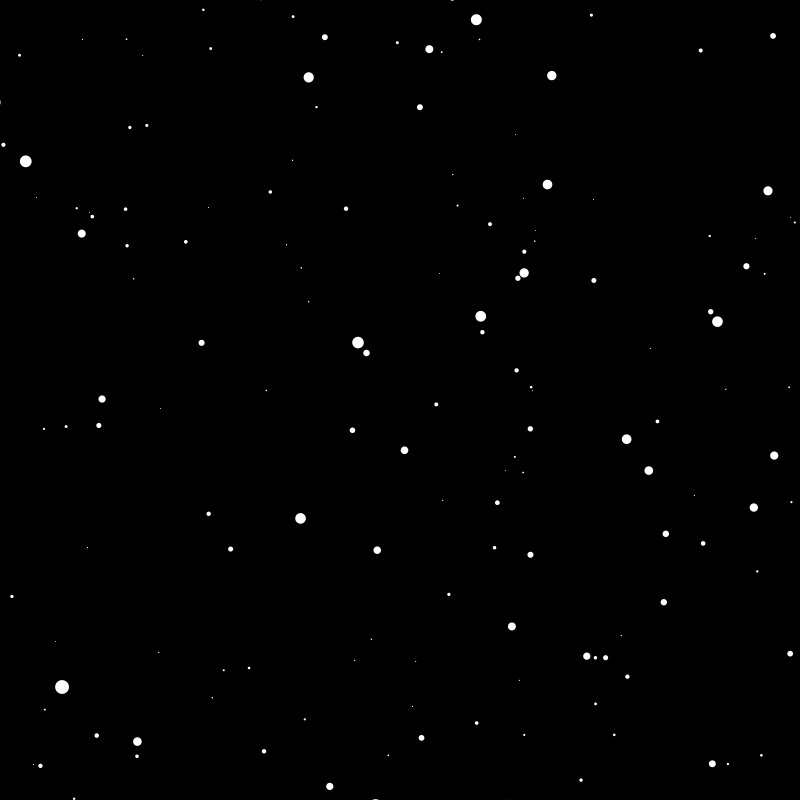
Frame 1 (no input)
Frame 60 (the mouse pressed at the canvas centre just before this capture): identical to frame 1, image omitted
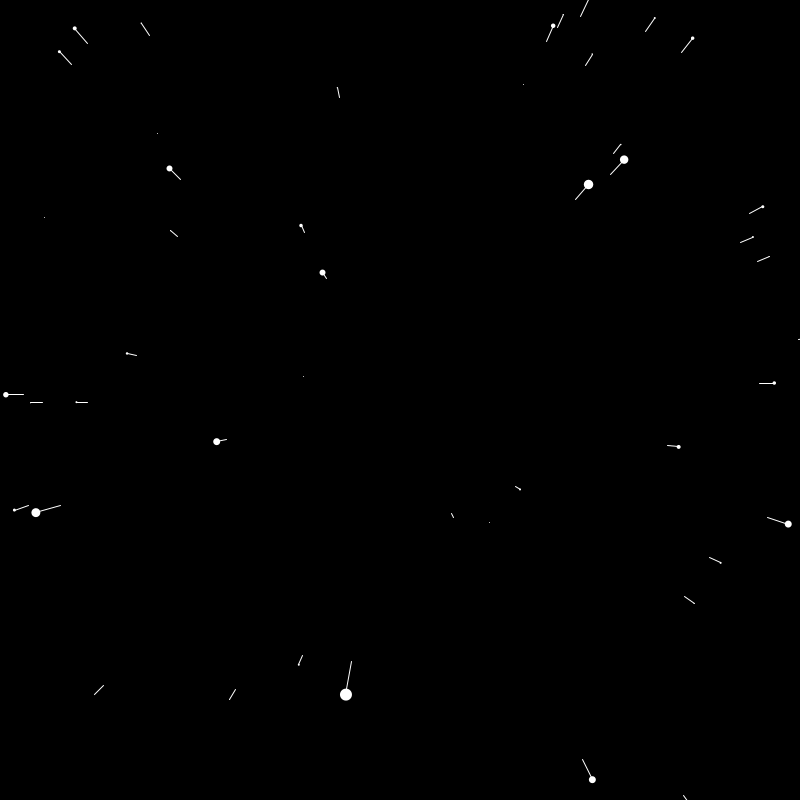
Frame 120 (the mouse held since frame 60 and released just before this capture)

The Processing sketch that drew these frames (run headless with seeded random() and noise(); from frame 60 on, the mouse is pressed at the canvas centre):

// Processing sketch: starfield
// ── starfield.pde
Star[] stars = new Star[400];
float speed;
void setup() {
  size(800, 800);
  for (int i = 0; i < stars.length; i++){
    stars[i] = new Star();
  }
  
}

void draw() {
  speed = map (mouseX, 0, width, 0, 50);
  background(0);
  translate(width/2, height/2);
  for (int i = 0; i < stars.length; i++){
    stars[i].update();
    stars[i].show();
  }
  
}

// ── star.pde
class Star {
  float x;
  float y;
  float z;
  
  float pz;
  
  Star() {
   x = random(-width/2, width/2);
   y = random(-height/2, height/2);
   z = random(width);
   pz = z;
    
  }
  void update(){
    z = z - speed;
    if (z < 1) {
     z = width; 
     x = random(-width, width);
     y = random(-height, height);
     pz = z;
    }
  }
  void show(){
    fill (255);
    noStroke();
    
    float sx = map(x/z, 0 , 1, 0, width);
    float sy = map(y/z, 0, 1, 0, height);
    
    
    float r = map(z, 0, width, 16, 0);
    ellipse(sx, sy, r, r);
    
    float px = map(x / pz, 0, 1, 0, width);
    float py = map(y / pz, 0, 1, 0, width);

    stroke(255);
    line(px, py, sx, sy);
    
    pz = z;
    
    px = x;
    py = y;
    
  }
  
}
